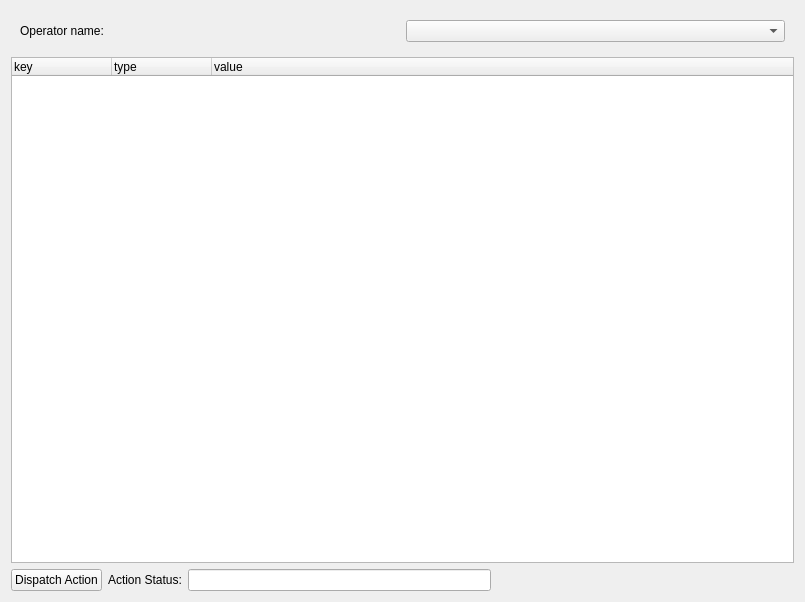
<?xml version="1.0" encoding="UTF-8"?>
<ui version="4.0">
	<class>ROS2PlanActionDispatcher</class>
	<widget class="QWidget" name="ROS2PlanActionDispatcher">
		<property name="geometry"><rect><x>0</x><y>0</y><width>805</width><height>602</height></rect></property>
		<property name="sizePolicy"><sizepolicy hsizetype="Expanding" vsizetype="Expanding"><horstretch>0</horstretch><verstretch>0</verstretch></sizepolicy>
		</property><property name="windowTitle"><string>ROS2Plan action dispatcher</string></property>
		<property name="toolTip"><string>ROS2Plan action dispatch.</string></property>

		<layout class="QGridLayout" name="gridLayout">
		<item row="0" column="0">
			<widget class="QWidget" name="layoutWidget">
				<layout class="QHBoxLayout" name="horizontalLayout_3">

				<item>
					<widget class="QLabel" name="label">
						<property name="text"><string>Operator name:</string></property>
					</widget>
				</item>

				<item>
					<widget class="QComboBox" name="operatorNameComboBox">
						<property name="autoFillBackground"><bool>false</bool></property>
						<property name="frame"><bool>true</bool></property>
					</widget>
				</item>
				
				</layout>
			</widget>
		</item>

		<item row="1" column="0">
			<widget class="QTreeWidget" name="operatorView">
				<property name="sizePolicy"><sizepolicy hsizetype="Expanding" vsizetype="Expanding"><horstretch>0</horstretch><verstretch>0</verstretch></sizepolicy></property>
				<property name="maximumSize"><size><width>16777215</width><height>16777215</height></size></property>
				<column><property name="text"><string>key</string></property></column>
				<column><property name="text"><string>type</string></property></column>
				<column><property name="text"><string>value</string></property></column>
			</widget>
		</item>

		<item row="2" column="0">
			<layout class="QHBoxLayout" name="horizontalLayout_2">
			<item>
				<widget class="QPushButton" name="dispatchButton">
					<property name="layoutDirection"><enum>Qt::LeftToRight</enum></property>
					<property name="text"><string>Dispatch Action</string></property>
				</widget>
			</item>
			<item>
				<widget class="QLabel" name="label">
					<property name="text"><string>Action Status:</string></property>
				</widget>
			</item>
			<item>
				<widget class="QLineEdit" name="statusLabel">
					<property name="enabled"><bool>true</bool></property>
					<property name="cursor"><cursorShape>BlankCursor</cursorShape></property>
					<property name="autoFillBackground"><bool>false</bool></property>
					<property name="frame"><bool>true</bool></property>
					<property name="readOnly"><bool>true</bool></property>
				</widget>
			</item>
			<item>
				<spacer name="horizontalSpacer_2">
					<property name="orientation"><enum>Qt::Horizontal</enum></property>
					<property name="sizeHint" stdset="0"><size><width>40</width><height>20</height></size></property>
				</spacer>
			</item>
			</layout>
		</item>
		</layout>
	</widget>
</ui>
